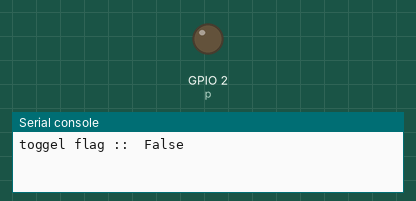
The program below on a simulated ESP32 board running MicroPython. Parts: output pins drawn as LEDs (lit = HIGH), the last lines printed to the serial console.

Above: at 2.5 s.
At 5.5 s:
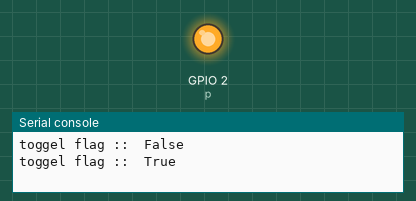
Timing chart, 0 to 7.8 s (numbered marks = the images above):
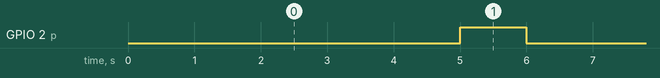

The program:

blink.py
```python
from machine import Pin;
from time import sleep;

def blink():
    p = Pin(2,Pin.OUT)

    toggle = True;
    while True :
        toggle = not(toggle);
        print("toggel flag :: ", toggle)
        if toggle:
            p.on();
            sleep(1)
        else :
            p.off()
            sleep(5)

if __name__=="__main__" :
    blink()

    
```

Measured:
- by itself, GPIO 2 (p): alternates HIGH for 1.0 s and LOW for 5.0 s
